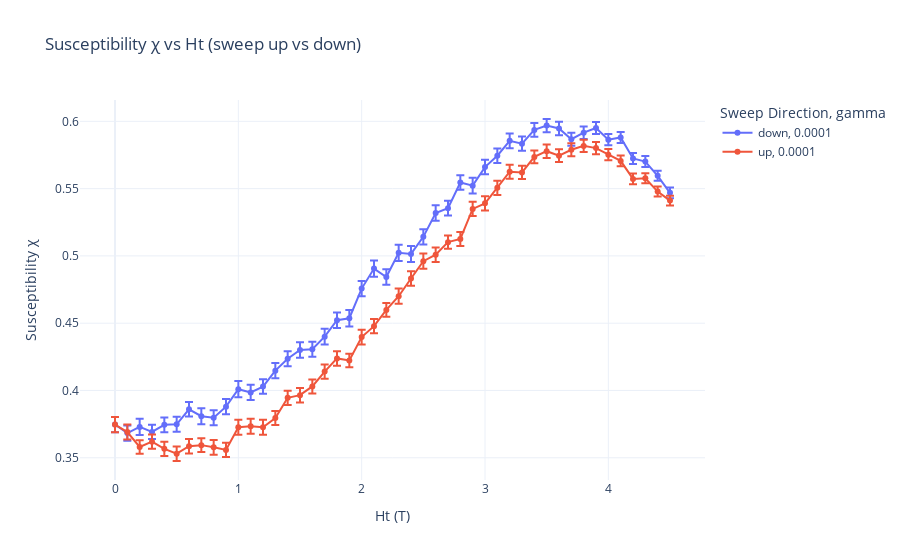

The notebook cell this image was saved under:
### Code cell
#Ref
import pandas as pd
import glob
import numpy as np
import plotly.express as px
path = '/Users/jiakai/Desktop/SURF/code/_spirit/'
n_cycles = 120


# Pattern to match all relevant CSV files
file_pattern = path + "Susceptibility_multi_gammas_10_120_per_gamma_20_anisotropy_0.7_gamma_0.0001_ref*.csv"

# List all matching files
csv_files = glob.glob(file_pattern)

# Print how many files were found
print(f"Found {len(csv_files)} files.")
repeats = len(csv_files)

for f in csv_files:
    print(f)

# Read and concatenate all files
df_all = pd.concat([pd.read_csv(f) for f in csv_files], ignore_index=True)

df_avg = (
        df_all.groupby(["gamma", "Ht", "direction"], as_index=False)
        .agg(
            chi_mean=("chi", "mean"),
            chi_std=("chi", lambda x: x.std(ddof=1) / np.sqrt(n_cycles*repeats))
        )
    )

fig_ref = px.line(
    df_avg,
    x="Ht",
    y="chi_mean",
    error_y="chi_std",
    color="direction",  # Different color for up/down
    line_dash="gamma",  # Optional: if you vary gamma too
    markers=True,
    labels={
        "Ht": "Ht (T)",
        "chi_mean": "Susceptibility χ",
        "direction": "Sweep Direction",
    },
    title="Susceptibility χ vs Ht (sweep up vs down)",
    template="plotly_white"
)

fig_ref.show()

### Figure 1 — Plotly figure (JSON) as saved in the notebook; plotly's stock layout.template omitted (floating-point values rounded to 4 significant figures)
{"data": [{"error_y": {"array": [0.005644, 0.005692, 0.006002, 0.005326, 0.005423, 0.005598, 0.005417, 0.005895, 0.005587, 0.005689, 0.006003, 0.005618, 0.005392, 0.005699, 0.005643, 0.005756, 0.005556, 0.005858, 0.005715, 0.00607, 0.005606, 0.006045, 0.005808, 0.006085, 0.005982, 0.00571, 0.005759, 0.00542, 0.005388, 0.005854, 0.005403, 0.005341, 0.005457, 0.005376, 0.005122, 0.004897, 0.004974, 0.004808, 0.004643, 0.004476, 0.004142, 0.004071, 0.004085, 0.004133, 0.003747, 0.004053]}, "hovertemplate": "Sweep Direction=down<br>gamma=0.0001<br>Ht (T)=%{x}<br>Susceptibility χ=%{y}<extra></extra>", "legendgroup": "down, 0.0001", "line": {"color": "#636efa", "dash": "solid"}, "marker": {"symbol": "circle"}, "mode": "lines+markers", "name": "down, 0.0001", "orientation": "v", "showlegend": true, "x": [0.0, 0.1, 0.2, 0.3, 0.4, 0.5, 0.6, 0.7, 0.8, 0.9, 1.0, 1.1, 1.2, 1.3, 1.4, 1.5, 1.6, 1.7, 1.8, 1.9, 2.0, 2.1, 2.2, 2.3, 2.4, 2.5, 2.6, 2.7, 2.8, 2.9, 3.0, 3.1, 3.2, 3.3, 3.4, 3.5, 3.6, 3.7, 3.8, 3.9, 4.0, 4.1, 4.2, 4.3, 4.4, 4.5], "xaxis": "x", "y": [0.3747, 0.3683, 0.3729, 0.3692, 0.3745, 0.3748, 0.386, 0.3809, 0.3797, 0.388, 0.401, 0.3986, 0.4029, 0.4147, 0.4236, 0.4301, 0.4306, 0.44, 0.4522, 0.4537, 0.4757, 0.4906, 0.4843, 0.5023, 0.5015, 0.5142, 0.5318, 0.5355, 0.5546, 0.5522, 0.566, 0.5744, 0.5855, 0.5834, 0.5936, 0.5968, 0.5947, 0.5867, 0.5916, 0.595, 0.5864, 0.588, 0.5724, 0.5701, 0.5595, 0.5468], "yaxis": "y", "type": "scatter"}, {"error_y": {"array": [0.005644, 0.005587, 0.005018, 0.005247, 0.005277, 0.005426, 0.005338, 0.005182, 0.005419, 0.005252, 0.005557, 0.005509, 0.005518, 0.005212, 0.00528, 0.005372, 0.005213, 0.005295, 0.005384, 0.005059, 0.00546, 0.005342, 0.00514, 0.005644, 0.005463, 0.005652, 0.005389, 0.004893, 0.005123, 0.005273, 0.005348, 0.005285, 0.005166, 0.004861, 0.004677, 0.004975, 0.004779, 0.004786, 0.004533, 0.004497, 0.004225, 0.003989, 0.003943, 0.003774, 0.003715, 0.003669]}, "hovertemplate": "Sweep Direction=up<br>gamma=0.0001<br>Ht (T)=%{x}<br>Susceptibility χ=%{y}<extra></extra>", "legendgroup": "up, 0.0001", "line": {"color": "#EF553B", "dash": "solid"}, "marker": {"symbol": "circle"}, "mode": "lines+markers", "name": "up, 0.0001", "orientation": "v", "showlegend": true, "x": [0.0, 0.1, 0.2, 0.3, 0.4, 0.5, 0.6, 0.7, 0.8, 0.9, 1.0, 1.1, 1.2, 1.3, 1.4, 1.5, 1.6, 1.7, 1.8, 1.9, 2.0, 2.1, 2.2, 2.3, 2.4, 2.5, 2.6, 2.7, 2.8, 2.9, 3.0, 3.1, 3.2, 3.3, 3.4, 3.5, 3.6, 3.7, 3.8, 3.9, 4.0, 4.1, 4.2, 4.3, 4.4, 4.5], "xaxis": "x", "y": [0.3747, 0.3691, 0.358, 0.362, 0.3567, 0.353, 0.3586, 0.3594, 0.3578, 0.3558, 0.3727, 0.3734, 0.3727, 0.3795, 0.3945, 0.3965, 0.403, 0.4141, 0.4238, 0.4223, 0.4397, 0.4478, 0.4599, 0.47, 0.4832, 0.4961, 0.5009, 0.5102, 0.5126, 0.5349, 0.539, 0.5506, 0.5625, 0.562, 0.5736, 0.5778, 0.5745, 0.5789, 0.5817, 0.5801, 0.5752, 0.5706, 0.5572, 0.5577, 0.5478, 0.5411], "yaxis": "y", "type": "scatter"}], "layout": {"xaxis": {"anchor": "y", "domain": [0.0, 1.0], "title": {"text": "Ht (T)"}}, "yaxis": {"anchor": "x", "domain": [0.0, 1.0], "title": {"text": "Susceptibility χ"}}, "legend": {"title": {"text": "Sweep Direction, gamma"}, "tracegroupgap": 0}, "title": {"text": "Susceptibility χ vs Ht (sweep up vs down)"}}}
